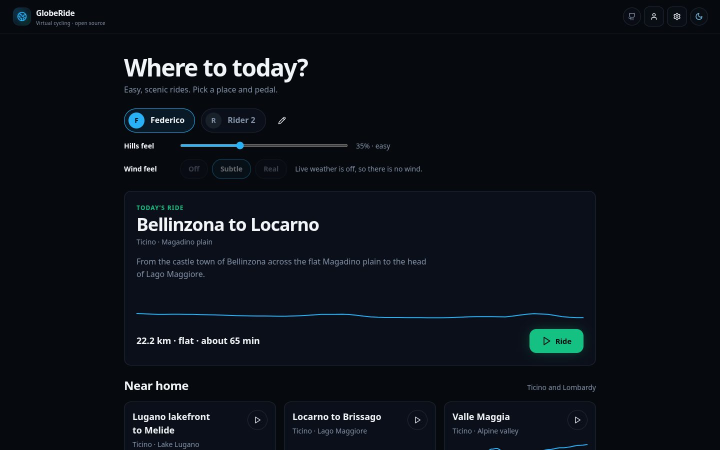
#> input picture docs/design/screenshots/ride-tonight/after/home-1440.jpg, 1440 x 900 px (shown at 1/2 size)
$ python v2-mockup-compare.py
#> lines starting #> are read from the running program, lines starting #| are printed output that depends on the picture
#> in main, left is the input picture: PIL image 1440x900 RGB; mean R, G, B 11.7, 16.3, 23.2
#!/usr/bin/env python3
# /// script
# requires-python = ">=3.10"
# dependencies = ["pillow"]
# ///
"""Side-by-side: shipped reference page (left) vs v2 mockup (right), per screen and width.

Usage (repo root, after scripts/v2-mockup-shots.py):

    uv run --with pillow python scripts/v2-mockup-compare.py

Reads the committed reference shots under docs/design/screenshots/ (the latest
shipped screenshot of each surface) and writes
docs/design/screenshots/v2/compare/<screen>-<1440|390>.jpg.
"""
from pathlib import Path

from PIL import Image, ImageDraw

SHOTS = Path(__file__).resolve().parents[1] / "docs/design/screenshots"
OUT = SHOTS / "v2/compare"
# screen -> (reference 1440, reference 390); references are the latest shipped shots
REFS = {
    "home": ("ride-tonight/after/home-1440.jpg", "ride-tonight/after/home-390.jpg"),
    "ride-hud": ("ride-tonight/after/ride-1440.jpg", "ride-tonight/after/ride-390.jpg"),
    "devices": ("ride-tonight/trainer/trainer-reconnected-1440.png", "ride-tonight/trainer/trainer-reconnected-390.png"),
    "show": ("p2b/after/show-playing-1440.jpg", "p2b/after/show-playing-390.jpg"),
    "finish": ("p3/after/finish-1440.jpg", "p3/after/finish-390.jpg"),
}
GAP, BAR = 24, 40


def pair(left: Image.Image, right: Image.Image, labels: tuple[str, str]) -> Image.Image:
    h = max(left.height, right.height)
#> h = 900
    canvas = Image.new("RGB", (left.width + right.width + GAP, h + BAR), (245, 241, 234))
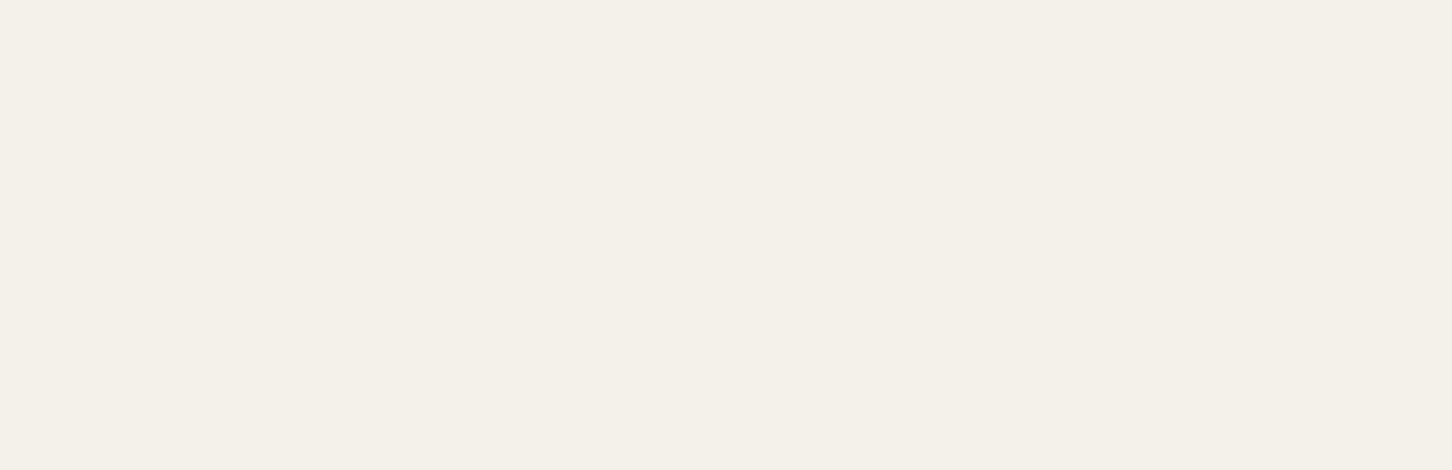
#> canvas: PIL image 2904x940 RGB (shown at 1/2 size); mean R, G, B 245, 241, 234
    d = ImageDraw.Draw(canvas)
    for x, img, label in ((0, left, labels[0]), (left.width + GAP, right, labels[1])):
        canvas.paste(img, (x, BAR))
        d.text((x + 8, 12), label, fill=(40, 30, 24))
#> this loop made 2 passes
#> x on pass 1: 0
#> (x, label) on pass 2: (1464, 'v2 mockup: home-1440')
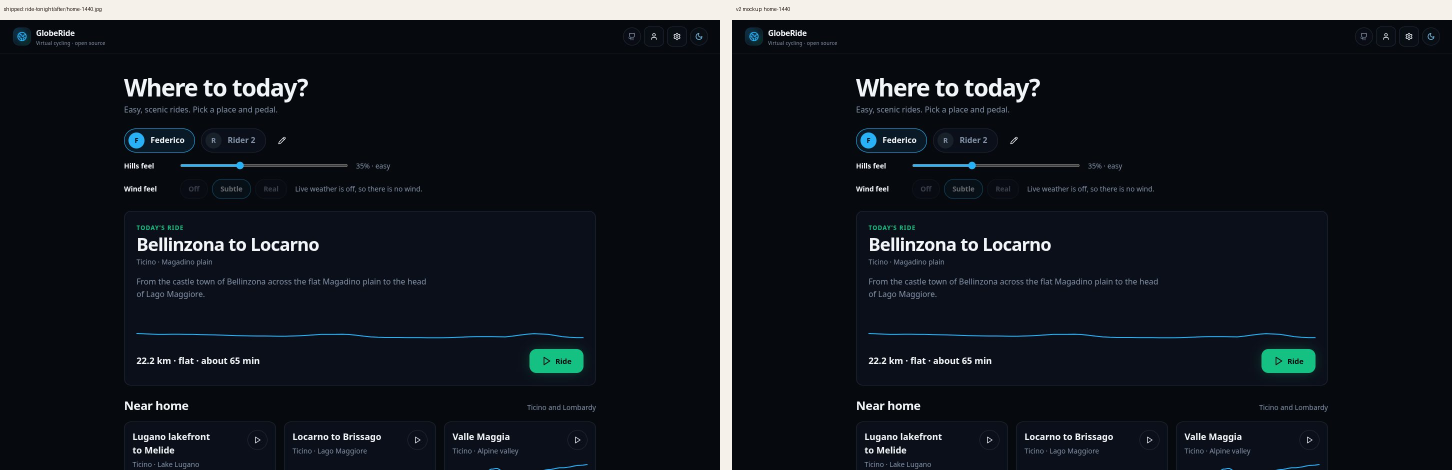
#> canvas: PIL image 2904x940 RGB (shown at 1/2 size); mean R, G, B 23.4, 27.6, 33.8
    return canvas


def main() -> None:
    OUT.mkdir(parents=True, exist_ok=True)
    for screen, (r1440, r390) in REFS.items():
        for width, ref in (("1440", r1440), ("390", r390)):
            left = Image.open(SHOTS / ref).convert("RGB")
            right = Image.open(SHOTS / f"v2/mockup/{screen}-{width}.jpg").convert("RGB")
            if width == "390":
                right = right.resize((right.width // 2, right.height // 2), Image.LANCZOS)  # shots are 2x
            if left.height != right.height:
                left = left.resize((round(left.width * right.height / left.height), right.height), Image.LANCZOS)
            img = pair(left, right, (f"shipped: {ref}", f"v2 mockup: {screen}-{width}"))
            dest = OUT / f"{screen}-{width}.jpg"
            img.save(dest, "JPEG", quality=80, optimize=True, progressive=True)
            print(dest.relative_to(SHOTS.parents[2]), img.size)
#| docs/design/screenshots/v2/compare/home-1440.jpg (2904, 940)


if __name__ == "__main__":
#> (the run stopped early here; a loop or call above may not have finished)
